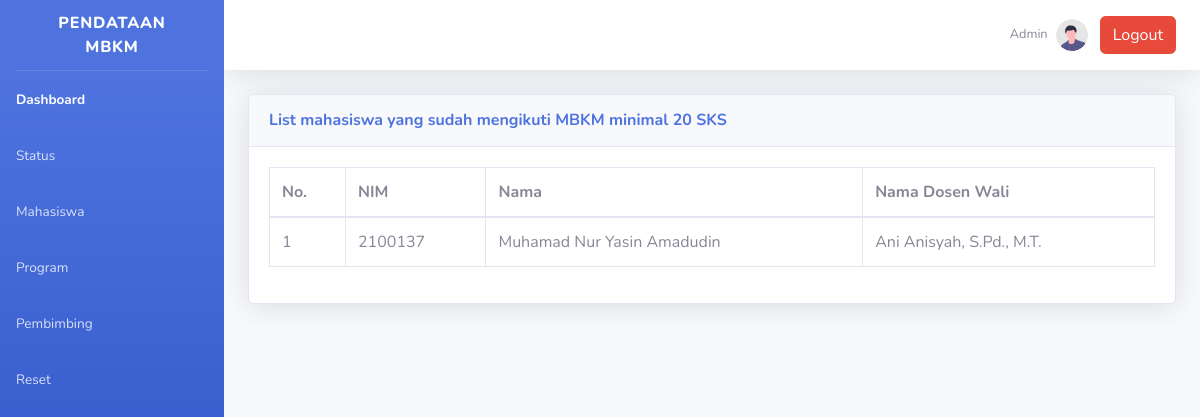
The app's page /admin.php, older data.
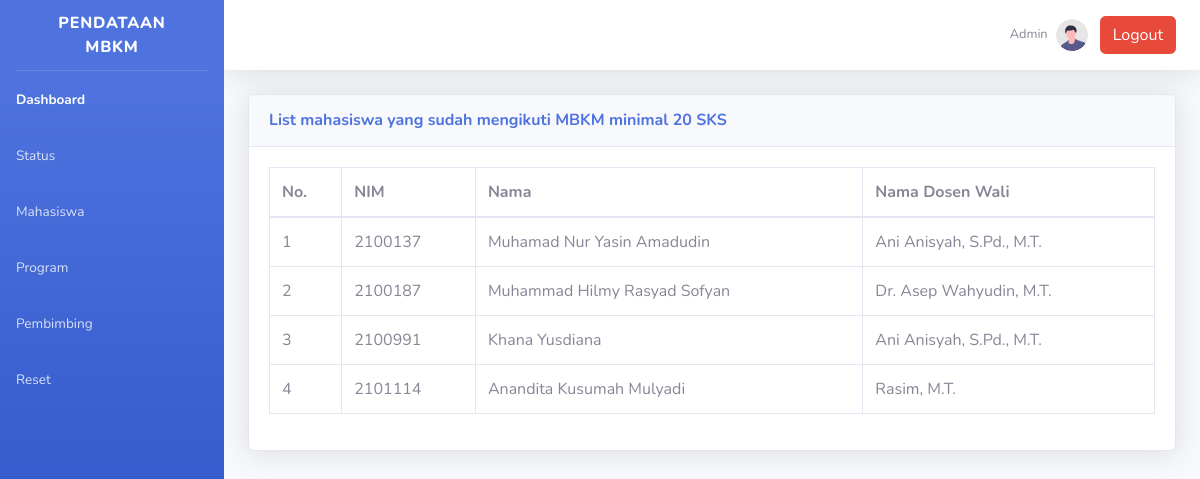
The same page, newer data.
### tables this page shows
CREATE TABLE `tmahasiswa` (
  `nip` varchar(20) NOT NULL,
  `nim` varchar(10) NOT NULL,
  `nama_mahasiswa` varchar(50) NOT NULL,
  `prodi` varchar(50) NOT NULL,
  `email_mahasiswa` varchar(50) NOT NULL,
  `semester_mahasiswa` int(11) NOT NULL,
  `sks_akumulatif` int(11) DEFAULT 0,
  `sks_sisa_konversi` int(11) DEFAULT 0,
  `sks_dalam_univ` int(11) DEFAULT 20,
  `sks_luar_univ` int(11) DEFAULT 40,
  `ipk_mahasiswa` float NOT NULL,
  `status_mahasiswa` varchar(25) DEFAULT 'belum berpartisipasi'
);

CREATE TABLE `tpembimbing` (
  `nip` varchar(20) NOT NULL,
  `nama_pembimbing` varchar(50) NOT NULL,
  `email_pembimbing` varchar(50) NOT NULL
);

### admin.php (the view, shortened to what the changed rows need)
<!DOCTYPE html>
<html lang="en">
<head>
    <link href="vendor/fontawesome-free/css/all.min.css" rel="stylesheet" type="text/css">
    <link href="css/sb-admin-2.min.css" rel="stylesheet">
</head>
<body id="page-top">
    <div id="wrapper">
        <div id="content-wrapper" class="d-flex flex-column">
            <div id="content">
                <div class="container-fluid">
                    <div class="card shadow mb-4">
                        <div class="card-body">
                        <?php
                        require_once "config.php";
                        $sql = "SELECT nim, nama_mahasiswa, nama_pembimbing FROM tmahasiswa as tm left join tpembimbing as tp on tm.nip = tp.nip WHERE sks_akumulatif > 19 group by tm.nim";
                        if($result = mysqli_query($link, $sql)){
                            if(mysqli_num_rows($result) > 0){
                                echo '<div class="table-responsive">';
                                    echo '<table class="table table-bordered" id="dataTable" width="100%" cellspacing="0">';
                                        echo "<thead>";
                                            echo "<tr>";
                                                echo "<th>No.</th>";
                                                echo "<th>NIM</th>";
                                                echo "<th>Nama</th>";
                                                echo "<th>Nama Dosen Wali</th>";
                                            echo "</tr>";
                                        echo "</thead>";
                                        echo "<tbody>";
                                        $num = 1;
                                        while($row = mysqli_fetch_array($result)){
                                            echo "<tr>";
                                                echo "<td>" . $num++ . "</td>";
                                                echo "<td>" . $row['nim'] . "</td>";
                                                echo "<td>" . $row['nama_mahasiswa'] . "</td>";
                                                echo "<td>" . $row['nama_pembimbing'] . "</td>";
                                            echo "</tr>";
                                        }
                                        echo "</tbody>";
                                    echo "</table>";
                                echo '</div>';
                            } else{
                                echo '<div class="alert alert-danger"><em>List kosong</em></div>';
                            }
                        } else{
                            echo "Oops! Something went wrong. Please try again later.";
                        }
                        ?>
                        </div>
                    </div>
                </div>
            </div>
        </div>
    </div>
</body>
</html>

Row changes from the older to the newer data that the page shows:
now on this page (row edited): tmahasiswa: nim "2100187", nama_mahasiswa "Muhammad Hilmy Rasyad Sofyan", nip.nama_pembimbing "Dr. Asep Wahyudin, M.T."
now on this page (row edited): tmahasiswa: nim "2100991", nama_mahasiswa "Khana Yusdiana", nip.nama_pembimbing "Ani Anisyah, S.Pd., M.T."
now on this page (row edited): tmahasiswa: nim "2101114", nama_mahasiswa "Anandita Kusumah Mulyadi", nip.nama_pembimbing "Rasim, M.T."
